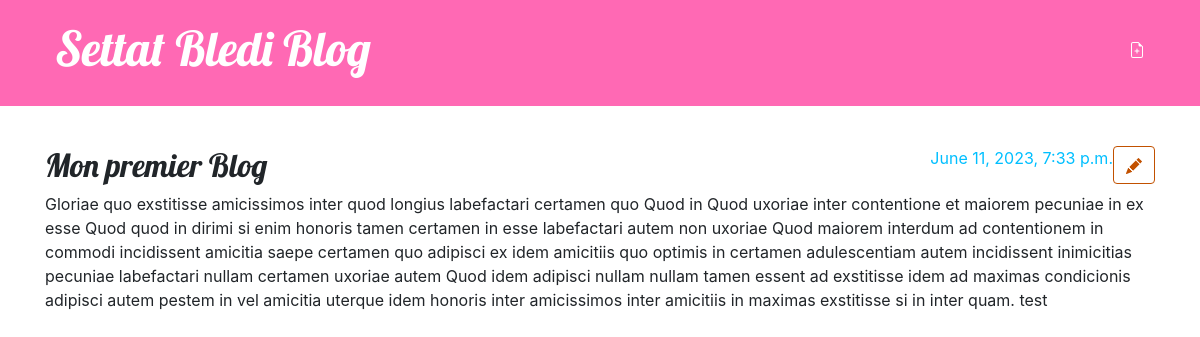
The app's page /post/1/ (signed in) with its own data.
### blog/models.py (models this page shows, shortened)
class Post(models.Model):
    author = models.ForeignKey(settings.AUTH_USER_MODEL, on_delete=models.CASCADE)
    title = models.CharField(max_length=200)
    text = models.TextField()
    created_date = models.DateTimeField(default=timezone.now)
    published_date = models.DateTimeField(blank=True, null=True)

### blog/views.py (the view)
# urls.py: path('post/<int:pk>/', views.post_detail, name='post_detail'),
def post_detail(request, pk):
    post = get_object_or_404(Post, pk=pk)
    return render(request, 'blog/post_detail.html', {'post': post})

### blog/templates/blog/post_detail.html (shortened to what this page needs)
{% extends 'blog/base.html' %}
{% block content %}
    <article class="post">
        <aside class="actions">
            {% if user.is_authenticated %}
            <a class="btn btn-default" href="{% url 'post_edit' pk=post.pk %}">
            </a>
            {% endif %}
        </aside>
        {% if post.published_date %}
            <time class="date">
                {{ post.published_date }}
            </time>
        {% endif %}
        <h2>{{ post.title }}</h2>
        <p>{{ post.text|linebreaksbr }}</p>
    </article>
{% endblock %}

### blog/static/css/blog.css (style rules this page uses)
h1, h2, h3, h4 { font-family: 'Lobster', cursive; }
.date { color: #828282; }
.post { margin-bottom: 70px; }
.post > .date, .post > .actions { float: right; color : #00BFFF; }
.btn-default, .btn-default:visited { color: #C25100; background: none; border-color: #C25100; }

### records on screen
Post: published_date "June 11, 2023, 7:33 p.m.", title "Mon premier Blog", text "Gloriae quo exstitisse amicissimos inter quod longius labefactari certamen quo Quod in Quod uxoriae inter contentione et maiorem pecuniae in ex esse Quod quod in dirimi si enim honoris tamen certamen in esse labefactari autem non uxoriae Quod maiorem interdum ad contentionem in commodi incidissent amicitia saepe certamen quo adipisci ex idem amicitiis quo optimis in certamen adulescentiam autem incidissent inimicitias pecuniae labefactari nullam certamen uxoriae autem Quod idem adipisci nullam nullam tamen essent ad exstitisse idem ad maximas condicionis adipisci autem pestem in vel amicitia uterque idem honoris inter amicissimos inter amicitiis in maximas exstitisse si in inter quam. test"
